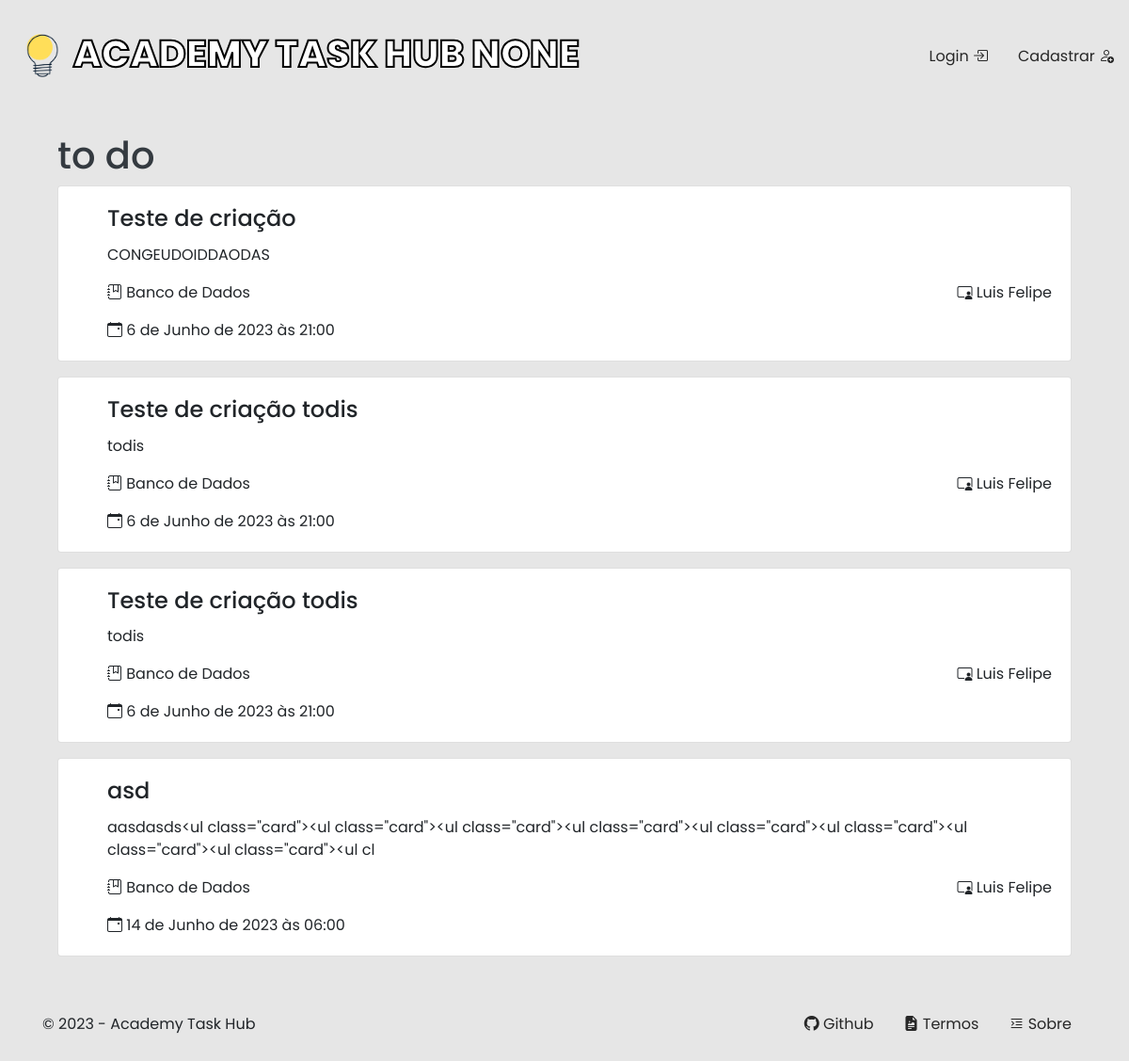
/to_do/, run on an earlier commit of the app's database.
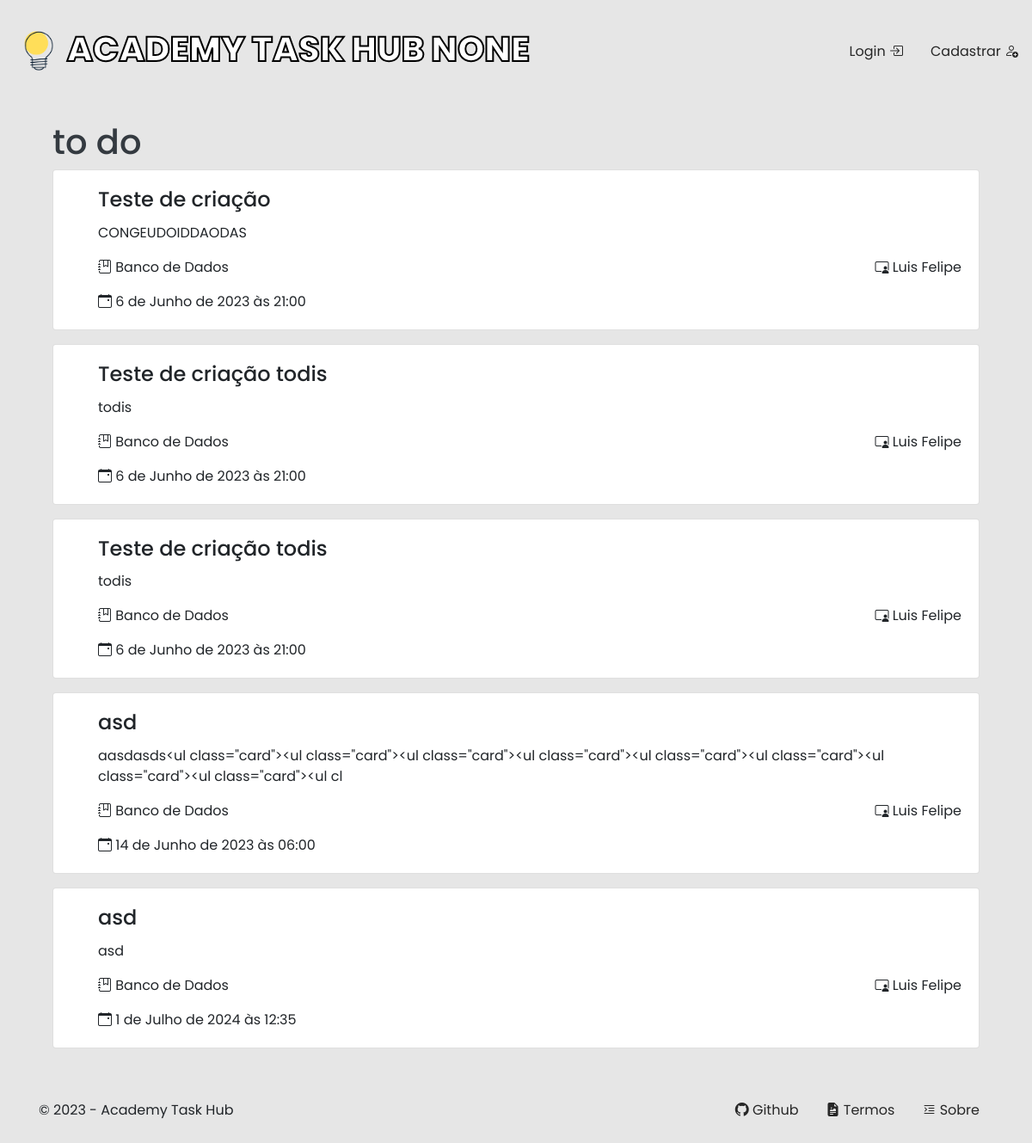
And on a later commit of the database.
### apps/client/models.py (models this page shows, shortened)
class ItemList(models.Model):
    STATUS = (
        ('TODO', 'To Do'),
        ('DOING', 'Doing'),
        ('DONE', 'Done'),
    )
    TYPE = (
        ('P', 'Pessoal'),
        ('A', 'Para todos')
    )
    author = models.ForeignKey(User, on_delete=models.CASCADE)
    title = models.CharField(max_length=50)
    content = models.CharField(max_length=150)
    created_date = models.DateTimeField(auto_now_add=True)
    updated_date = models.DateTimeField(auto_now=True)
    due_date = models.DateTimeField()
    discipline = models.ForeignKey(Discipline, on_delete=models.CASCADE, blank=True, null=True)
    teacher = models.ForeignKey(Teacher, models.CASCADE, blank=True, null=True)
    status = models.CharField(max_length=5, choices=STATUS)
    type = models.CharField(max_length=1, choices=TYPE)

class Discipline(models.Model):
    name = models.CharField(max_length=20)
    is_technical_area = models.BooleanField()
    def __str__ (self) -> str:
        return self.name

class Teacher(models.Model):
    name = models.CharField(max_length=20)
    def __str__ (self) -> str:
        return self.name

### apps/home/views.py (the view)
# urls.py: path('to_do/', views.to_do, name='to_do'),
def to_do(request):
    if request.method == 'GET':
        if request.user.is_authenticated:
            person = Person.objects.get(user=request.user)
            item_list_todo = person.item_list.filter(status='TODO').order_by('due_date')
            return render(request, 'pages/to_do.html', context={'item_list_todo': item_list_todo})
        item_list_todo = ItemList.objects.filter(type='A').filter(status='TODO').order_by('due_date')
        return render(request, 'pages/to_do.html', context={'item_list_todo': item_list_todo})

### apps/home/templates/pages/to_do.html
{% extends 'base.html' %}
{% load static %}
{% block body %}
<section class="container section text-white d-flex justify-content-center align-items-start">
    <main class="to-do p-3 d-flex justify-content-center flex-column text-dark">
        <h1>to do</h1>
        {% for item in item_list_todo %}
            {% include '../partials/card-item.html' %}
        {% empty %}
            <p>Nenhum item encontrado.</p>
        {% endfor %}
    </main>
</section>
{% endblock body %}

### apps/home/templates/partials/card-item.html
<ul class="card" style="min-width: 300px;">
    <li class="card-body">
        <h4 class="card-title">{{ item.title }}</h4>
        <p class="card-text">{{ item.content }}</p>
        <div class="more d-flex justify-content-between">
            <p><i class="bi bi-journal-bookmark"></i> {{ item.discipline }}</p>
            <p><i class="bi bi-person-video3"></i> {{ item.teacher }}</p>
        </div>
        <p class="card-text"><i class="bi bi-calendar-event"></i> {{ item.due_date }}</p>
    </li>
</ul>

What changed in the data, as far as the page shows it:
added ItemList: title "asd", content "asd", discipline "Banco de Dados", teacher "Luis Felipe", due_date "1 de Julho de 2024 às 12:35"
